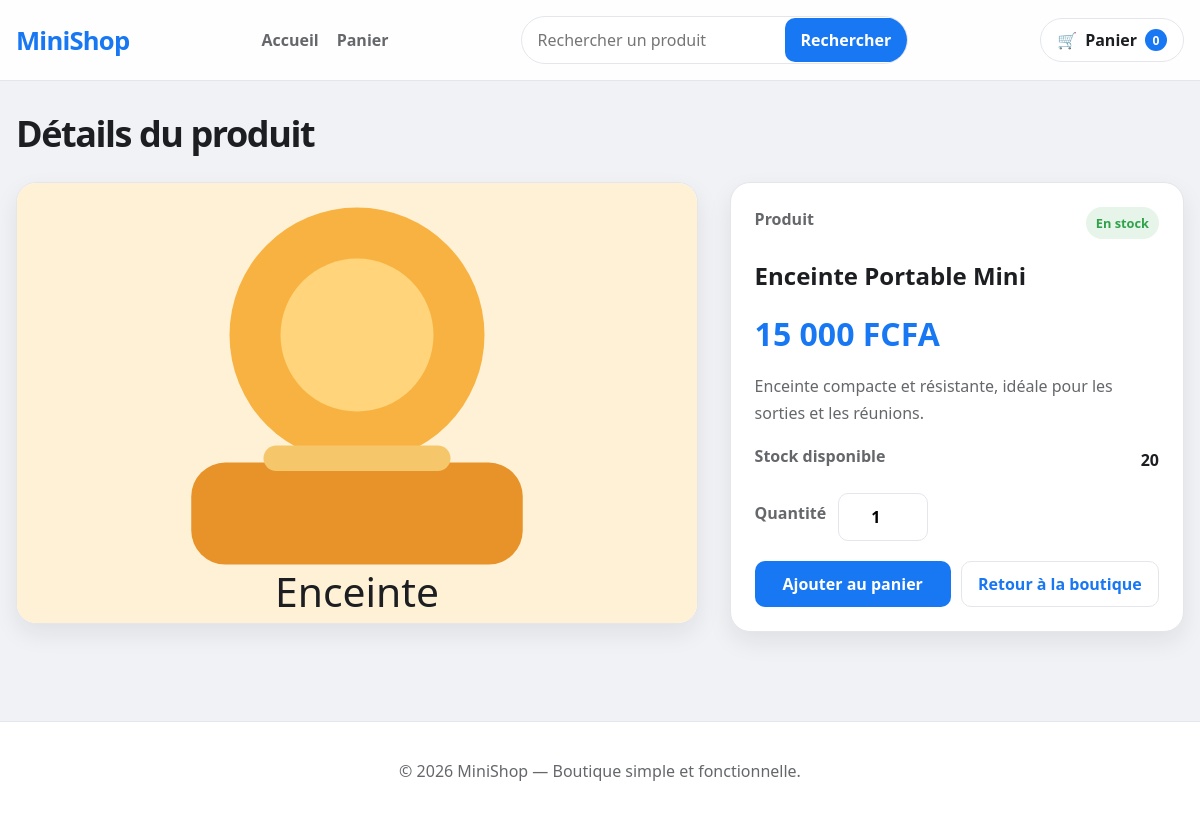
The app's page /details.php?id=3 with its own data.
### tables this page shows
CREATE TABLE produits (
    id INT UNSIGNED NOT NULL AUTO_INCREMENT,
    nom VARCHAR(150) NOT NULL,
    description TEXT NOT NULL,
    prix DECIMAL(10,2) NOT NULL,
    stock INT UNSIGNED NOT NULL DEFAULT 0,
    image VARCHAR(255) NOT NULL,
    actif TINYINT(1) NOT NULL DEFAULT 1,
    created_at TIMESTAMP NOT NULL DEFAULT CURRENT_TIMESTAMP,
    PRIMARY KEY (id),
    KEY idx_produits_actif (actif),
    CONSTRAINT chk_produits_prix CHECK (prix > 0),
    CONSTRAINT chk_produits_stock CHECK (stock >= 0)
);

### details.php (the view, shortened to what this page needs)
<?php
require_once __DIR__ . '/config/database.php';
$productId = filter_input(INPUT_GET, 'id', FILTER_VALIDATE_INT);
$stmt = $pdo->prepare('SELECT id, nom, description, prix, stock, image, actif FROM produits WHERE id = :id AND actif = 1 LIMIT 1');
$stmt->execute([':id' => $productId]);
$product = $stmt->fetch();
include __DIR__ . '/includes/header.php';
?>
<div class="container">
    <section class="page-header">
        <h1 class="page-heading">Détails du produit</h1>
    </section>
    <div class="details-layout">
        <div class="product-visual">
            <img src="<?php echo htmlspecialchars($product['image'], ENT_QUOTES, 'UTF-8'); ?>" alt="<?php echo htmlspecialchars($product['nom'], ENT_QUOTES, 'UTF-8'); ?>">
        </div>
        <div class="product-detail-card">
            <div class="detail-row">
                <span class="label">Produit</span>
                <span class="stock-tag <?php echo ((int) $product['stock'] > 0) ? 'in-stock' : 'out-of-stock'; ?>">
                    <?php echo ((int) $product['stock'] > 0) ? 'En stock' : 'Rupture'; ?>
                </span>
            </div>
            <h2><?php echo htmlspecialchars($product['nom'], ENT_QUOTES, 'UTF-8'); ?></h2>
            <div class="detail-price"><?php echo number_format((float) $product['prix'], 0, ',', ' '); ?> FCFA</div>
            <p class="detail-description"><?php echo nl2br(htmlspecialchars($product['description'], ENT_QUOTES, 'UTF-8')); ?></p>
            <div class="detail-row">
                <span class="label">Stock disponible</span>
                <strong><?php echo (int) $product['stock']; ?></strong>
            </div>
            <div class="detail-quantity">
                <label for="product-quantity" class="label">Quantité</label>
                <input id="product-quantity" type="number" min="1" max="<?php echo (int) $product['stock']; ?>" value="1">
            </div>
            <div class="product-actions">
                <button id="detail-add-to-cart" class="primary-btn" type="button" data-product-id="<?php echo (int) $product['id']; ?>">Ajouter au panier</button>
                <a href="index.php" class="secondary-btn">Retour à la boutique</a>
            </div>
        </div>
    </div>
</div>
<?php include __DIR__ . '/includes/footer.php'; ?>

### assets/css/style.css (style rules this page uses)
:root { --primary: #1877F2; --primary-hover: #166FE5; --bg: #F0F2F5; --surface: #FFFFFF; --text: #1C1E21; --text-secondary: #65676B; --border: #E4E6EB; --success: #31A24C; --danger: #E41E3F; --shadow: 0 10px 25px rgba(28, 30, 33, 0.08); }
* { box-sizing: border-box; }
html { scroll-behavior: smooth; }
body { margin: 0; font-family: "Segoe UI", Tahoma, Geneva, Verdana, sans-serif; background: var(--bg); color: var(--text); }
img { max-width: 100%; display: block; }
a { color: inherit; text-decoration: none; }
button, input { font: inherit; }
.container { width: min(1200px, calc(100% - 32px)); margin: 0 auto; }
.search-form button, .primary-btn, .secondary-btn, .action-btn, .cart-qty-button, .delete-btn { border: none; cursor: pointer; transition: all 0.2s ease; }
.search-form button, .primary-btn, .secondary-btn, .action-btn { display: inline-flex; align-items: center; justify-content: center; border-radius: 10px; padding: 11px 16px; font-weight: 600; }
.search-form button, .primary-btn { background: var(--primary); color: #fff; }
.secondary-btn, .action-btn { background: var(--surface); color: var(--primary); border: 1px solid var(--border); }
.page-header { margin-bottom: 24px; }
.page-heading { margin: 0; font-size: clamp(2rem, 3vw, 2.6rem); letter-spacing: -0.04em; }
.stock-tag { padding: 7px 10px; border-radius: 999px; font-weight: 700; font-size: 0.8rem; }
.stock-tag.in-stock { background: rgba(49, 162, 76, 0.12); color: var(--success); }
.product-actions { display: flex; gap: 10px; }
.product-actions .primary-btn, .product-actions .secondary-btn { flex: 1; }
.details-layout { display: grid; grid-template-columns: minmax(0, 1.2fr) minmax(280px, 0.8fr); gap: 32px; align-items: start; }
.product-visual { background: var(--surface); border: 1px solid var(--border); border-radius: 20px; overflow: hidden; box-shadow: var(--shadow); }
.product-visual img { width: 100%; height: 440px; object-fit: cover; }
.product-detail-card { background: var(--surface); border: 1px solid var(--border); border-radius: 20px; padding: 24px; box-shadow: var(--shadow); }
.detail-row { display: flex; align-items: center; justify-content: space-between; gap: 12px; margin-bottom: 18px; }
.label { color: var(--text-secondary); font-weight: 600; margin-bottom: 8px; display: inline-block; }
.detail-price { font-size: 2rem; font-weight: 800; color: var(--primary); margin: 10px 0 18px; }
.detail-description { color: var(--text-secondary); line-height: 1.7; margin-bottom: 18px; }
.detail-quantity { display: flex; align-items: center; gap: 12px; margin: 14px 0 20px; }
.detail-quantity input { width: 90px; padding: 12px 10px; border: 1px solid var(--border); border-radius: 10px; text-align: center; font-weight: 600; }

### records on screen
produits: image (picture), nom "Enceinte Portable Mini", prix "15 000", description "Enceinte compacte et résistante, idéale pour les sorties et les réunions.", stock "20"

### other values on screen
$cartCount "0"
